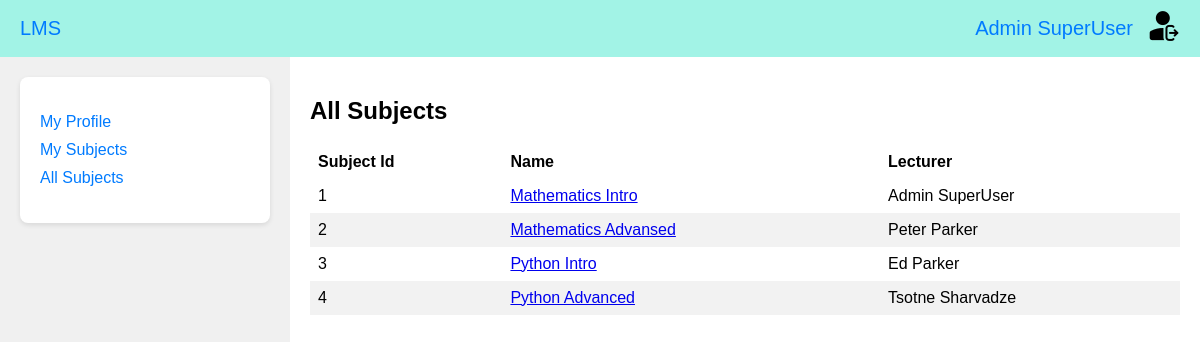
The page /all_subjects/ (signed in) on the database its author committed.
### accounts_app/models.py (models this page shows, shortened)
class CustomUser(AbstractUser):
    username = None
    email = models.EmailField(_('email address'), unique=True)
    first_name = models.CharField(max_length=100, null=False, blank=False, verbose_name=_('First Name'))
    last_name = models.CharField(max_length=100, null=False, blank=False, verbose_name=_('Last Name'))
    personal_number = models.CharField(max_length=11, null=False, blank=False, verbose_name=_('Personal Number'))
    USERNAME_FIELD = 'email'
    REQUIRED_FIELDS = ['first_name', 'last_name', 'personal_number']
    objects = CustomUserManager()

### universities_app/models.py (models this page shows)
class Subject(models.Model):
    name = models.CharField(max_length=200, verbose_name=_('Subject name'), unique=True)
    description = models.TextField(verbose_name=_('Description'))
    syllabus = models.FileField(verbose_name=_('Syllabus'), upload_to='syllabus/')
    faculties = models.ManyToManyField('Faculty', verbose_name=_('Faculties'))
    lecturer = models.OneToOneField('Lecturer', on_delete=models.CASCADE, verbose_name=_('Lecturer'))
    student = models.ManyToManyField('Student', verbose_name=_('Student'), limit_choices_to={'id__lte': 7})
    class Meta:
        verbose_name = _('Subject')
        verbose_name_plural = _('Subjects')
    def __str__(self):
        return self.name

class Lecturer(models.Model):
    user = models.OneToOneField(CustomUser, on_delete=models.CASCADE, verbose_name=_('User'))
    first_name = models.CharField(max_length=200, verbose_name=_('Lecturer first name'), blank=True)
    last_name = models.CharField(max_length=200, verbose_name=_('Lecturer last name'), blank=True)
    class Meta:
        verbose_name = _('Lecturer')
        verbose_name_plural = _('Lecturers')
    def __str__(self):
        return f'{self.first_name} {self.last_name}'

### universities_app/views.py (the view)
# urls.py: path('all_subjects/', AllSubjectsView.as_view(), name='all_subjects'),
@method_decorator(login_required(login_url='/'), name='dispatch')
class AllSubjectsView(ListView):
    template_name = 'universities_app/all_subjects.html'
    model = Subject
    context_object_name = 'subjects'
    def get_context_data(self, **kwargs: Any):
        context = super().get_context_data(**kwargs)
        print(context)
        return context

### templates/universities_app/all_subjects.html (shortened to what this page needs)
{% load static %}
<!DOCTYPE html>
<html lang="en">
<head>
    <link rel="stylesheet" href="{% static 'css/main_styles.css' %}?v=2">
</head>
<body>
    {% include 'menu.html' %}
    <div class="main-page">
        <div class="main-page-content">
            <div class="sidebar">
                <div class="box">
                    <ul>
                        <li><a href="{% url 'profile' %}">My Profile</a></li>
                        <li><a href="{% url 'subjects' %}">My Subjects</a></li>
                        <li><a href="{% url 'all_subjects' %} class="selected""> All Subjects</a></li>
                    </ul>
                </div>
            </div>
            <div class="content">
                    <h2>All Subjects</h2>
                    <table>
                        <thead>
                          <tr>
                            <th>Subject Id</th>
                            <th>Name</th>
                            <th>Lecturer</th>
                        </tr>
                        </thead>
                        <tbody>
                            {% for subject in subjects %}
                            <tr>
                              <td>{{ subject.id }}</td>
                              <td><a href="{% url 'subject' subject.id %}">{{ subject.name }}</a></td>
                              <td>{{ subject.lecturer }}</td>
                            </tr>
                          {% endfor %}
                        </tbody>
                    </table>
            </div>
        </div>
    </div>
</body>
</html>

### templates/menu.html
{% load static %}
<div class="top-bar">
    <div class="university">
        <a href="{% url 'main' %}">LMS</a>
    </div>
    <div class="user-info">
        <a href="{% url 'profile' %}" class="user-profile">
            {{ user.first_name }} {{ user.last_name }}
        </a>
        <a href="{% url 'logout' %}">
            <img src="{% static 'images/logout.png' %}" alt="Logout">
        </a>
    </div>
</div>

### static/css/main_styles.css (style rules this page uses)
body { margin: 0; padding: 0; font-family: Arial, sans-serif; }
.top-bar { background-color: #a2f3e6; color: #007bff; padding: 10px 20px; display: flex; justify-content: space-between; align-items: center; font-size: 20px; }
.university a, .user-info a { color: #007bff; text-decoration: none; }
.user-info { display: flex; align-items: center; }
.user-profile { margin-right: 15px; }
.main-page { display: flex; flex-direction: column; height: 100vh; }
.main-page-content { display: flex; flex: 1; }
.sidebar { width: 250px; background-color: #f0f0f0; padding: 20px; }
.content { flex: 1; padding: 20px; }
.box { background-color: #ffffff; padding: 20px; border-radius: 8px; box-shadow: 0 2px 5px rgba(0, 0, 0, 0.1); }
.box ul { list-style-type: none; padding: 0; }
.box li { margin-bottom: 10px; }
.box a { text-decoration: none; color: #007bff; }

### templates/universities_app/all_subjects.html (style rules this page uses)
table { border-collapse: collapse; width: 100%; }
th, td { text-align: left; padding: 8px; }
tr:nth-child(even) { background-color: #f2f2f2; }

### rows shown on the page
CustomUser: first_name "Admin", last_name "SuperUser"
Subject: id "1", name "Mathematics Intro", lecturer "Admin SuperUser"
Subject: id "2", name "Mathematics Advansed", lecturer "Peter Parker"
Subject: id "3", name "Python Intro", lecturer "Ed Parker"
Subject: id "4", name "Python Advanced", lecturer "Tsotne Sharvadze"
